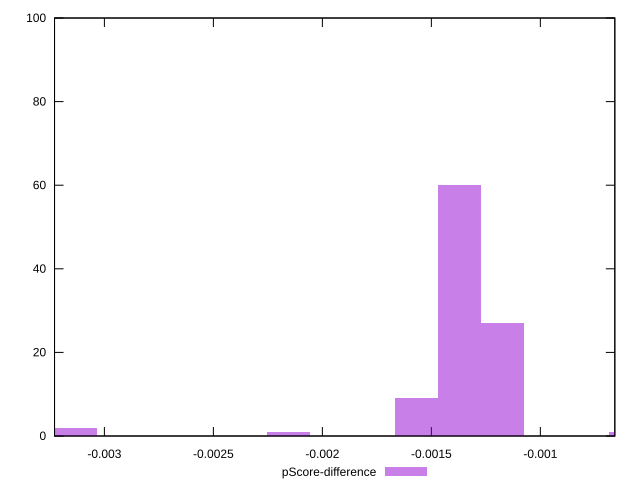

gnuplot code for this plot:
reset

$pScoreDifference <<EOF
-0.003133172010652042 2
-0.0013707627546602683 60
-0.0011749395039945157 27
-0.0005874697519972578 1
-0.001566586005326021 9
-0.002154055757323279 1
EOF

set key outside below
set boxwidth 0.0001958232506657526
set xrange [-0.003228754065135897:-0.0006583238536198577]
set yrange [0:100]
set trange [0:100]
set style fill transparent solid 0.5 noborder
set terminal svg size 640, 490 enhanced background rgb 'white'
set output "report_00018_2021-02-10T15-25-16.877Z/first-cpu-idle/samples/pages+cached+noadtech+nomedia+nocss/pScore-difference/histogram.svg"

plot $pScoreDifference title "pScore-difference" with boxes

reset
